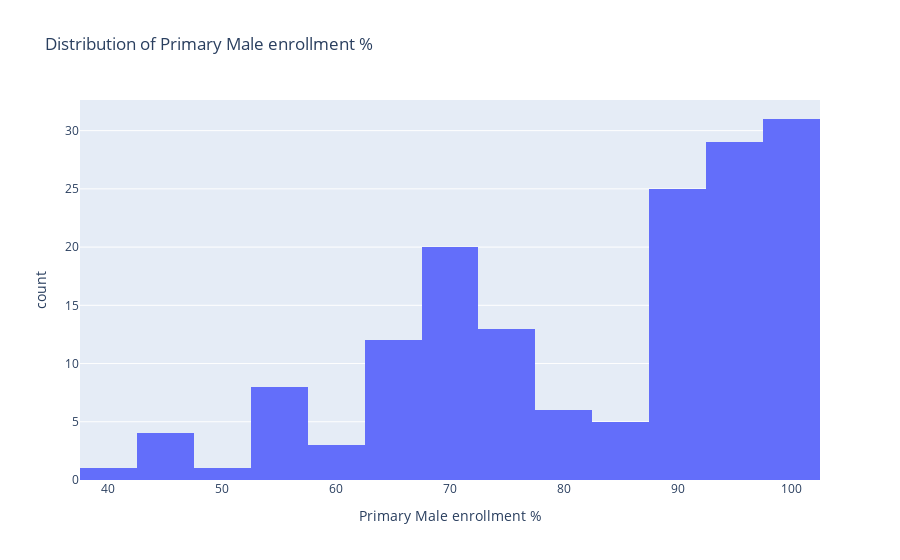
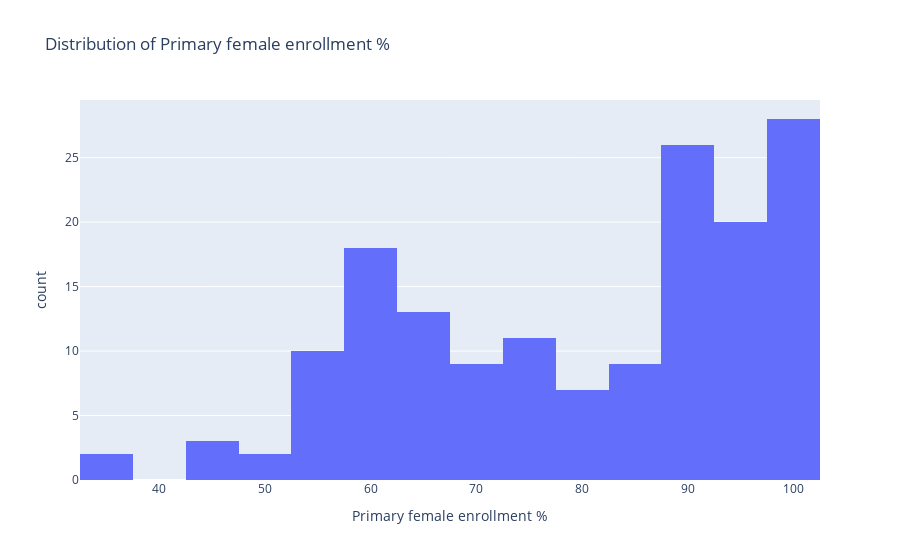
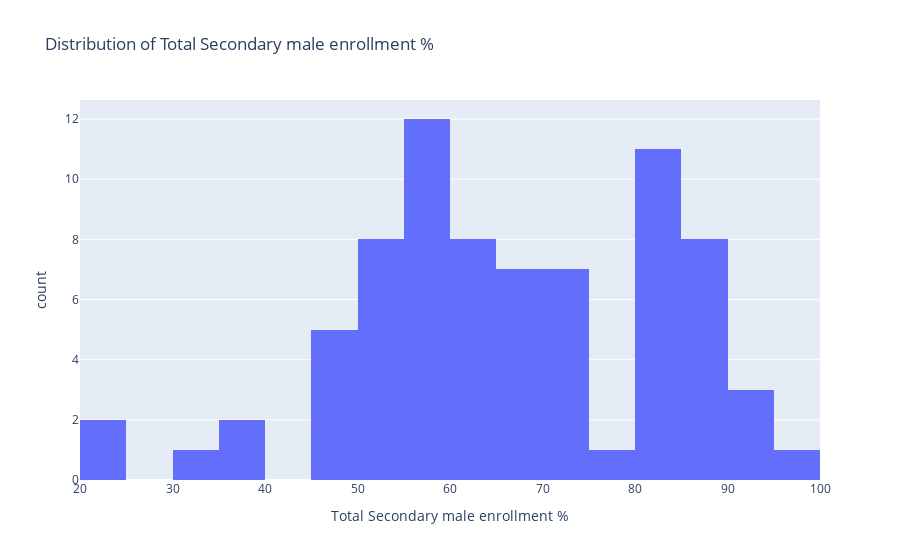

The code cell stored with these charts, in order, in its notebook:
### Code cell
import plotly.express as px
import numpy as np

key_vars = [
    'Primary Male enrollment %', 'Primary female enrollment %',
    'Total Secondary male enrollment %', 'Total secondary female enrollment %',
    'Government primary education expenditure %ge of GDP',
    'Government Secondary education expenditure %ge of GDP', 'GDP per capita'
]
merged_data[key_vars] = merged_data[key_vars].apply(pd.to_numeric, errors='coerce')
merged_data[key_vars] = merged_data[key_vars].replace('..', np.nan)                                                  
print(merged_data[key_vars].describe())



for var in key_vars[:3]:  # Limit to 3 for visualization brevity
    fig = px.histogram(merged_data, x=var, title=f"Distribution of {var}")
    fig.show()

### Figure 1 — Plotly figure (JSON) as saved in the notebook; plotly's stock layout.template omitted (floating-point values rounded to 4 significant figures; data arrays with more than 128 entries replaced by an {"elided": "..."} marker saying what was removed)
{"data": [{"bingroup": "x", "hovertemplate": "Primary Male enrollment %=%{x}<br>count=%{y}<extra></extra>", "legendgroup": "", "marker": {"color": "#636efa", "pattern": {"shape": ""}}, "name": "", "orientation": "v", "showlegend": false, "type": "histogram", "x": {"elided": "291 float values"}, "xaxis": "x", "yaxis": "y"}], "layout": {"barmode": "relative", "legend": {"tracegroupgap": 0}, "title": {"text": "Distribution of Primary Male enrollment %"}, "xaxis": {"anchor": "y", "domain": [0, 1], "title": {"text": "Primary Male enrollment %"}}, "yaxis": {"anchor": "x", "domain": [0, 1], "title": {"text": "count"}}}}

### Figure 2 — Plotly figure (JSON) as saved in the notebook; plotly's stock layout.template omitted (floating-point values rounded to 4 significant figures; data arrays with more than 128 entries replaced by an {"elided": "..."} marker saying what was removed)
{"data": [{"bingroup": "x", "hovertemplate": "Primary female enrollment %=%{x}<br>count=%{y}<extra></extra>", "legendgroup": "", "marker": {"color": "#636efa", "pattern": {"shape": ""}}, "name": "", "orientation": "v", "showlegend": false, "type": "histogram", "x": {"elided": "291 float values"}, "xaxis": "x", "yaxis": "y"}], "layout": {"barmode": "relative", "legend": {"tracegroupgap": 0}, "title": {"text": "Distribution of Primary female enrollment %"}, "xaxis": {"anchor": "y", "domain": [0, 1], "title": {"text": "Primary female enrollment %"}}, "yaxis": {"anchor": "x", "domain": [0, 1], "title": {"text": "count"}}}}

### Figure 3 — Plotly figure (JSON) as saved in the notebook; plotly's stock layout.template omitted (floating-point values rounded to 4 significant figures; data arrays with more than 128 entries replaced by an {"elided": "..."} marker saying what was removed)
{"data": [{"bingroup": "x", "hovertemplate": "Total Secondary male enrollment %=%{x}<br>count=%{y}<extra></extra>", "legendgroup": "", "marker": {"color": "#636efa", "pattern": {"shape": ""}}, "name": "", "orientation": "v", "showlegend": false, "type": "histogram", "x": {"elided": "291 float values"}, "xaxis": "x", "yaxis": "y"}], "layout": {"barmode": "relative", "legend": {"tracegroupgap": 0}, "title": {"text": "Distribution of Total Secondary male enrollment %"}, "xaxis": {"anchor": "y", "domain": [0, 1], "title": {"text": "Total Secondary male enrollment %"}}, "yaxis": {"anchor": "x", "domain": [0, 1], "title": {"text": "count"}}}}
